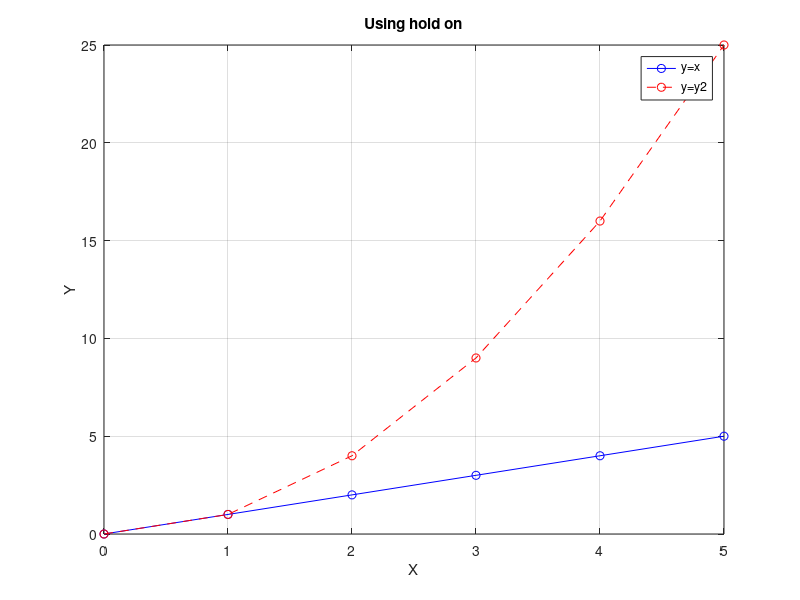

MATLAB code to generate this figure:
%Create the following vectors:

x = 0:5;
y1 = x;
y2 = x.^2;

%Write a MATLAB program that:

%Plot y1 versus x using a blue solid line.
%Use hold on.
%Plot y2 versus x using a red dashed line.
%Use hold off.
%Add the legend "y = x" and "y = x^2".
%Add the title "Using hold on".
%Label the x-axis as "X".
%Label the y-axis as "Y".
%Turn the grid on.

plot(x,y1,"b-o")

hold on

plot(x,y2,"r--o")

hold off
legend("y=x", "y=y2")

title("Using hold on")

xlabel("X")
ylabel("Y")

grid on
